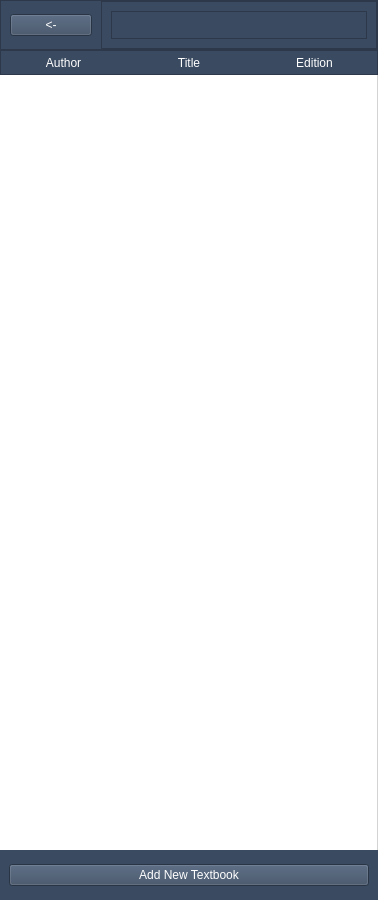
               <widget class="QFrame" name="learning_page_left">
                <property name="minimumSize">
                 <size>
                  <width>0</width>
                  <height>900</height>
                 </size>
                </property>
                <property name="maximumSize">
                 <size>
                  <width>500</width>
                  <height>16777215</height>
                 </size>
                </property>
                <property name="styleSheet">
                 <string notr="true"/>
                </property>
                <property name="frameShape">
                 <enum>QFrame::NoFrame</enum>
                </property>
                <property name="frameShadow">
                 <enum>QFrame::Raised</enum>
                </property>
                <layout class="QVBoxLayout" name="verticalLayout_35">
                 <property name="spacing">
                  <number>0</number>
                 </property>
                 <property name="leftMargin">
                  <number>0</number>
                 </property>
                 <property name="topMargin">
                  <number>0</number>
                 </property>
                 <property name="rightMargin">
                  <number>0</number>
                 </property>
                 <property name="bottomMargin">
                  <number>0</number>
                 </property>
                 <item>
                  <widget class="QFrame" name="search_bar">
                   <property name="minimumSize">
                    <size>
                     <width>0</width>
                     <height>50</height>
                    </size>
                   </property>
                   <property name="maximumSize">
                    <size>
                     <width>16777215</width>
                     <height>50</height>
                    </size>
                   </property>
                   <property name="styleSheet">
                    <string notr="true">background-color: rgb(58, 74, 97);</string>
                   </property>
                   <property name="frameShape">
                    <enum>QFrame::StyledPanel</enum>
                   </property>
                   <property name="frameShadow">
                    <enum>QFrame::Raised</enum>
                   </property>
                   <layout class="QHBoxLayout" name="horizontalLayout_33">
                    <property name="spacing">
                     <number>0</number>
                    </property>
                    <property name="leftMargin">
                     <number>0</number>
                    </property>
                    <property name="topMargin">
                     <number>0</number>
                    </property>
                    <property name="rightMargin">
                     <number>0</number>
                    </property>
                    <property name="bottomMargin">
                     <number>0</number>
                    </property>
                    <item>
                     <widget class="QWidget" name="widget" native="true">
                      <property name="minimumSize">
                       <size>
                        <width>100</width>
                        <height>0</height>
                       </size>
                      </property>
                      <property name="maximumSize">
                       <size>
                        <width>100</width>
                        <height>16777215</height>
                       </size>
                      </property>
                      <layout class="QHBoxLayout" name="horizontalLayout_34">
                       <item>
                        <widget class="QPushButton" name="back_button">
                         <property name="cursor">
                          <cursorShape>PointingHandCursor</cursorShape>
                         </property>
                         <property name="mouseTracking">
                          <bool>false</bool>
                         </property>
                         <property name="styleSheet">
                          <string notr="true">color: white</string>
                         </property>
                         <property name="text">
                          <string>&lt;-</string>
                         </property>
                        </widget>
                       </item>
                      </layout>
                     </widget>
                    </item>
                    <item>
                     <widget class="QFrame" name="frame_7">
                      <property name="frameShape">
                       <enum>QFrame::StyledPanel</enum>
                      </property>
                      <property name="frameShadow">
                       <enum>QFrame::Raised</enum>
                      </property>
                      <layout class="QVBoxLayout" name="verticalLayout_24">
                       <item>
                        <widget class="QPlainTextEdit" name="plainTextEdit"/>
                       </item>
                      </layout>
                     </widget>
                    </item>
                   </layout>
                  </widget>
                 </item>
                 <item>
                  <widget class="QFrame" name="column_names">
                   <property name="minimumSize">
                    <size>
                     <width>0</width>
                     <height>25</height>
                    </size>
                   </property>
                   <property name="maximumSize">
                    <size>
                     <width>16777215</width>
                     <height>25</height>
                    </size>
                   </property>
                   <property name="styleSheet">
                    <string notr="true">background-color: rgb(58, 74, 97);</string>
                   </property>
                   <property name="frameShape">
                    <enum>QFrame::StyledPanel</enum>
                   </property>
                   <property name="frameShadow">
                    <enum>QFrame::Raised</enum>
                   </property>
                   <layout class="QHBoxLayout" name="horizontalLayout_8">
                    <property name="spacing">
                     <number>0</number>
                    </property>
                    <property name="leftMargin">
                     <number>0</number>
                    </property>
                    <property name="topMargin">
                     <number>0</number>
                    </property>
                    <property name="rightMargin">
                     <number>0</number>
                    </property>
                    <property name="bottomMargin">
                     <number>0</number>
                    </property>
                    <item>
                     <widget class="QLabel" name="label">
                      <property name="styleSheet">
                       <string notr="true">color: white</string>
                      </property>
                      <property name="text">
                       <string>Author</string>
                      </property>
                      <property name="alignment">
                       <set>Qt::AlignCenter</set>
                      </property>
                     </widget>
                    </item>
                    <item>
                     <widget class="QLabel" name="label_2">
                      <property name="styleSheet">
                       <string notr="true">color: white</string>
                      </property>
                      <property name="text">
                       <string>Title</string>
                      </property>
                      <property name="alignment">
                       <set>Qt::AlignCenter</set>
                      </property>
                     </widget>
                    </item>
                    <item>
                     <widget class="QLabel" name="label_3">
                      <property name="styleSheet">
                       <string notr="true">color: white</string>
                      </property>
                      <property name="text">
                       <string>Edition</string>
                      </property>
                      <property name="alignment">
                       <set>Qt::AlignCenter</set>
                      </property>
                     </widget>
                    </item>
                   </layout>
                  </widget>
                 </item>
                 <item>
                  <widget class="QListWidget" name="textbooks_listwidget">
                   <property name="mouseTracking">
                    <bool>true</bool>
                   </property>
                   <property name="styleSheet">
                    <string notr="true">QListWidget{
border: solid lightgray;
border-width: 0px 1px 0px 0px;
}</string>
                   </property>
                   <property name="frameShape">
                    <enum>QFrame::NoFrame</enum>
                   </property>
                  </widget>
                 </item>
                 <item>
                  <widget class="QFrame" name="frame_19">
                   <property name="minimumSize">
                    <size>
                     <width>0</width>
                     <height>50</height>
                    </size>
                   </property>
                   <property name="maximumSize">
                    <size>
                     <width>16777215</width>
                     <height>50</height>
                    </size>
                   </property>
                   <property name="styleSheet">
                    <string notr="true">background-color: rgb(58, 74, 97);</string>
                   </property>
                   <property name="frameShape">
                    <enum>QFrame::NoFrame</enum>
                   </property>
                   <property name="frameShadow">
                    <enum>QFrame::Raised</enum>
                   </property>
                   <layout class="QHBoxLayout" name="horizontalLayout_36">
                    <item>
                     <widget class="QPushButton" name="add_new_textbook_button">
                      <property name="cursor">
                       <cursorShape>PointingHandCursor</cursorShape>
                      </property>
                      <property name="styleSheet">
                       <string notr="true">color: white</string>
                      </property>
                      <property name="text">
                       <string>Add New Textbook</string>
                      </property>
                     </widget>
                    </item>
                   </layout>
                  </widget>
                 </item>
                </layout>
               </widget>
